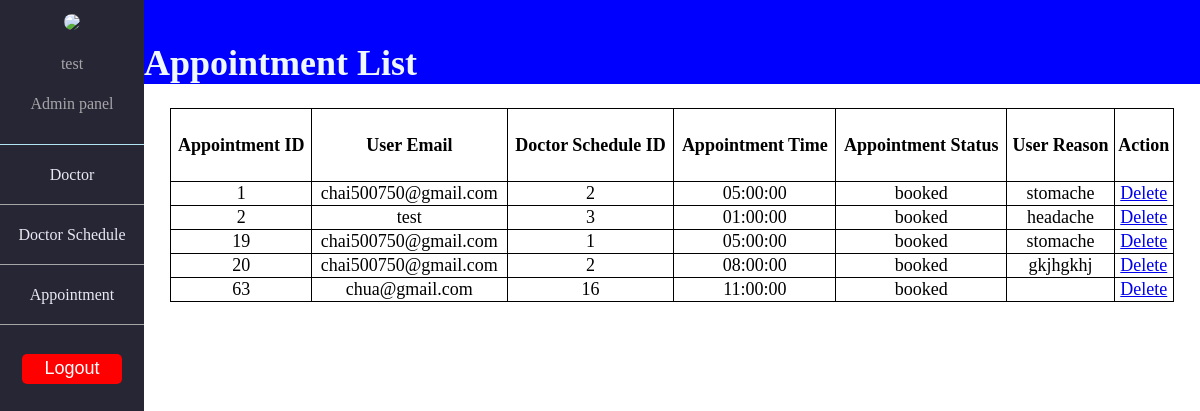
The app's page /admin-site/admin_appointment.php (signed in) with its own data.
### tables this page shows
CREATE TABLE IF NOT EXISTS `appointment` (
  `appointment_id` int NOT NULL AUTO_INCREMENT,
  `user_email` varchar(255) NOT NULL,
  `doc_schedule_id` int DEFAULT NULL,
  `appointment_time` time NOT NULL,
  `appointment_status` varchar(15) NOT NULL,
  `user_reason` varchar(255) NOT NULL,
  PRIMARY KEY (`appointment_id`),
  KEY `user_email` (`user_email`),
  KEY `doc_schedule_id` (`doc_schedule_id`)
);

### admin-site/admin_appointment.php (the view, shortened to what this page needs)
<!DOCTYPE html>
<html lang="en">
<head>
</head>
<body>
    <div id="headerspace"><?php include_once('adminheader.php');?></div>
    <div id="main-content">
    <div>
        <h1><br>Appointment List</h1>
    </div>
    <table>
        <tr>
            <th>Appointment ID</th>
            <th>User Email</th>
            <th>Doctor Schedule ID</th>
            <th>Appointment Time</th>
            <th>Appointment Status</th>
            <th>User Reason</th>
            <th>Action</th>
        </tr>
        <?php
        $result = mysqli_query($con, "Select * FROM appointment");
        while ($row = mysqli_fetch_array($result)) {
            echo "<tr>";
            echo "<td>";
            echo $row['appointment_id'];
            echo "</td>";
            echo "<td>";
            echo $row['user_email'];
            echo "</td>";
            echo "<td>";
            echo $row['doc_schedule_id'];
            echo "</td>";
            echo "<td>";
            echo $row['appointment_time'];
            echo "</td>";
            echo "<td>";
            echo $row['appointment_status'];
            echo "</td>";
            echo "<td>";
            echo $row['user_reason'];
            echo "</td>";
            echo "<td><a href=\"../admin-site/admin-action-php1/appointment-delete.php?id=";
            echo $row['appointment_id'];
            echo "\" onClick=\"return confirm('Delete No";
            echo $row['appointment_id'];
            echo " appointment?');\">Delete</a></td></tr>";
        }
        ?>
    </table>
    </div>
</body>
</html>

### admin-site/admin_appointment.php (style rules this page uses)
body { height: 100%; margin: 0; }
div#headerspace { display: inline-block; width: 12%; position: fixed; }
div#main-content { width: 88%; display: inline-block; margin-left: 12%; }
h1 { background-color: blue; color: aliceblue; margin-top: 0px; font-size: 36px; font-family: 'Times New Roman', Times, serif; }
table, th, td { font-family: 'Times New Roman', Times, serif; font-size: 18px; border: 1px solid black; }
table { border-collapse: collapse; width: 95%; margin: 0 auto; }
th { height: 70px; }
td { text-align: center; }

### admin-site/adminheader.php (style rules this page uses)
html, body { margin: 0; height: 100%; }

### records on screen
appointment: appointment_id "1", user_email "chai500750@gmail.com", doc_schedule "2", appointment_time "05:00:00", appointment_status "booked", user_reason "stomache"
appointment: appointment_id "2", user_email "test", doc_schedule "3", appointment_time "01:00:00", appointment_status "booked", user_reason "headache"
appointment: appointment_id "19", user_email "chai500750@gmail.com", doc_schedule "1", appointment_time "05:00:00", appointment_status "booked", user_reason "stomache"
appointment: appointment_id "20", user_email "chai500750@gmail.com", doc_schedule "2", appointment_time "08:00:00", appointment_status "booked", user_reason "gkjhgkhj"
appointment: appointment_id "63", user_email "chua@gmail.com", doc_schedule "16", appointment_time "11:00:00", appointment_status "booked"

### other values on screen
$admin "test"
